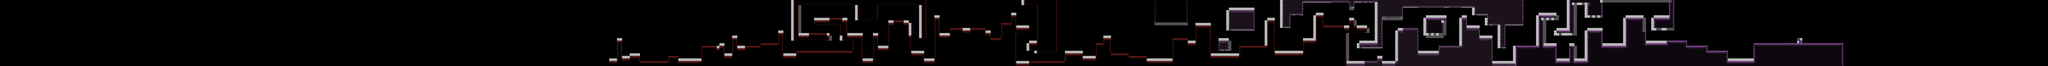

Tiled map render using the project's own tile images. Description and the map definition, with tile-layer contents summarised, below:
An orthogonal 800x26 tile map with 16x16 px tiles, 4 tile layers (Decoration 2, Decoration 1, Spikes, Solids + Blacks) and 84 objects (52x Enemy, 17x Feature, 12x Checkpoint, Background, Player, ...).

<map version="1.2" tiledversion="1.2.4" orientation="orthogonal" renderorder="right-down" width="800" height="26" tilewidth="16" tileheight="16" infinite="0" nextlayerid="12" nextobjectid="110">
 <tileset firstgid="1" source="megasheet.tsx" />
 <objectgroup id="7" name="Background">
  <properties>
   <property name="z" type="float" value="-1" />
  </properties>
  <object id="86" type="Enemy" x="6496" y="352" width="16" height="16">
   <properties>
    <property name="always_loaded" type="bool" value="false" />
    <property name="enemy_type" value="Ground" />
    <property name="loader" type="bool" value="false" />
    <property name="pace_distance_x" type="float" value="45" />
    <property name="solid" type="bool" value="true" />
   </properties>
  </object>
  <object id="87" type="Enemy" x="6528" y="352" width="16" height="16">
   <properties>
    <property name="always_loaded" type="bool" value="false" />
    <property name="enemy_type" value="Ground" />
    <property name="loader" type="bool" value="false" />
    <property name="pace_distance_x" type="float" value="45" />
    <property name="solid" type="bool" value="true" />
   </properties>
  </object>
  <object id="93" type="Enemy" x="6560" y="352" width="16" height="16">
   <properties>
    <property name="always_loaded" type="bool" value="false" />
    <property name="enemy_type" value="Ground" />
    <property name="loader" type="bool" value="false" />
    <property name="pace_distance_x" type="float" value="45" />
    <property name="solid" type="bool" value="true" />
   </properties>
  </object>
  <object id="96" name="Background" type="Background" x="7088" y="0" width="416" height="416">
   <properties>
    <property name="image" value="bg.png" />
   </properties>
  </object>
  <object id="103" type="Enemy" x="7104" y="304" width="16" height="16">
   <properties>
    <property name="always_loaded" type="bool" value="false" />
    <property name="enemy_type" value="Ground" />
    <property name="loader" type="bool" value="false" />
    <property name="pace_distance_x" type="float" value="45" />
    <property name="solid" type="bool" value="true" />
   </properties>
  </object>
 </objectgroup>
 <objectgroup id="11" name="debug">
  <properties>
   <property name="z" type="float" value="0" />
  </properties>
 </objectgroup>
 <layer id="10" name="Decoration 2" width="800" height="26">
  <properties>
   <property name="z" type="float" value="0.3" />
  </properties>
  <data>[20800 cells, 9 non-empty, 5 distinct tile ids]</data>
 </layer>
 <layer id="8" name="Decoration 1" width="800" height="26">
  <properties>
   <property name="z" type="float" value="0.4" />
  </properties>
  <data>[20800 cells, 43 non-empty, 15 distinct tile ids]</data>
 </layer>
 <layer id="9" name="Spikes" width="800" height="26">
  <properties>
   <property name="z" type="float" value="0.5" />
  </properties>
  <data>[20800 cells, 1352 non-empty, 29 distinct tile ids]</data>
 </layer>
 <layer id="6" name="Solids + Blacks" width="800" height="26">
  <properties>
   <property name="z" type="float" value="0.6" />
  </properties>
  <data>[20800 cells, 6567 non-empty, 52 distinct tile ids]</data>
 </layer>
 <objectgroup id="3" name="Checkpoints">
  <properties>
   <property name="z" type="float" value="0.7" />
  </properties>
  <object id="37" type="Checkpoint" x="4688" y="0" width="48" height="416" />
  <object id="42" type="Checkpoint" x="5200" y="32" width="42" height="80" />
  <object id="45" type="Checkpoint" x="5616" y="32" width="42" height="96" />
  <object id="49" type="Checkpoint" x="6960" y="0" width="64" height="416" />
  <object id="55" type="Checkpoint" x="7776" y="192" width="64" height="96" />
  <object id="58" type="Checkpoint" x="8304" y="16" width="96" height="144" />
  <object id="63" type="Checkpoint" x="9488" y="160" width="80" height="128" />
  <object id="65" type="Checkpoint" x="8800" y="48" width="48" height="128" />
  <object id="67" type="Checkpoint" x="2336" y="240" width="48" height="112" />
  <object id="68" type="Checkpoint" x="3568" y="0" width="96" height="384" />
  <object id="83" type="Checkpoint" x="5952" y="0" width="48" height="176" />
  <object id="84" type="Checkpoint" x="1904" y="0" width="96" height="32" />
 </objectgroup>
 <objectgroup id="4" name="Triggers (mechanics)">
  <properties>
   <property name="z" type="float" value="0.8" />
  </properties>
  <object id="2" type="Feature" x="1248" y="0" width="16" height="416">
   <properties>
    <property name="feature_type" value="AddCollisions" />
   </properties>
  </object>
  <object id="3" type="Feature" x="2112" y="0" width="16" height="416">
   <properties>
    <property name="feature_type" value="AddGravity1" />
   </properties>
  </object>
  <object id="4" type="Feature" x="2256" y="240" width="64" height="176">
   <properties>
    <property name="feature_type" value="AddJump" />
   </properties>
  </object>
  <object id="50" type="Feature" x="7088" y="0" width="48" height="416">
   <properties>
    <property name="feature_type" value="AddGravity2" />
   </properties>
  </object>
  <object id="70" type="Feature" x="3824" y="0" width="33.33" height="416">
   <properties>
    <property name="feature_type" value="AddAnimatedSprite" />
   </properties>
  </object>
  <object id="71" type="Feature" x="3808" y="0" width="48" height="416">
   <properties>
    <property name="feature_type" value="AddEnemySprite" />
   </properties>
  </object>
  <object id="77" type="Feature" x="5584" y="0" width="46.6667" height="416">
   <properties>
    <property name="feature_type" value="SetSong5" />
   </properties>
  </object>
  <object id="78" type="Feature" x="7328" y="0" width="46.6667" height="416">
   <properties>
    <property name="feature_type" value="SetSong6" />
   </properties>
  </object>
  <object id="79" type="Feature" x="8272" y="0" width="46.6667" height="416">
   <properties>
    <property name="feature_type" value="SetSong7" />
   </properties>
  </object>
  <object id="80" type="Feature" x="9072" y="0" width="46.6667" height="416">
   <properties>
    <property name="feature_type" value="SetSong8" />
   </properties>
  </object>
  <object id="81" type="Feature" x="9472" y="0" width="46.6667" height="416">
   <properties>
    <property name="feature_type" value="SetSong9" />
   </properties>
  </object>
  <object id="82" type="Feature" x="10464" y="0" width="46.6667" height="416">
   <properties>
    <property name="feature_type" value="SetSong10" />
   </properties>
  </object>
 </objectgroup>
 <objectgroup id="5" name="Triggers (music)">
  <properties>
   <property name="z" type="float" value="0.9" />
  </properties>
  <object id="72" type="Feature" x="320" y="0" width="46.6667" height="416">
   <properties>
    <property name="feature_type" value="SetSong0" />
   </properties>
  </object>
  <object id="73" type="Feature" x="896" y="0" width="46.6667" height="416">
   <properties>
    <property name="feature_type" value="SetSong1" />
   </properties>
  </object>
  <object id="74" type="Feature" x="1856" y="0" width="46.6667" height="425.333">
   <properties>
    <property name="feature_type" value="SetSong2" />
   </properties>
  </object>
  <object id="75" type="Feature" x="3408" y="0" width="46.6667" height="416">
   <properties>
    <property name="feature_type" value="SetSong3" />
   </properties>
  </object>
  <object id="76" type="Feature" x="4176" y="0" width="46.6667" height="416">
   <properties>
    <property name="feature_type" value="SetSong4" />
   </properties>
  </object>
 </objectgroup>
 <objectgroup id="2" name="Player + Enemies +Goal">
  <properties>
   <property name="z" type="float" value="1" />
  </properties>
  <object id="1" type="Player" x="208" y="208" width="16" height="16" />
  </objectgroup>
</map>
<!-- 49 of 84 objects omitted -->